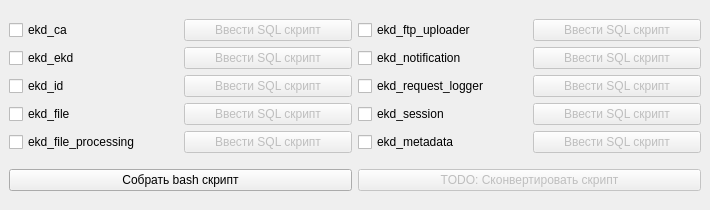
<?xml version="1.0" encoding="UTF-8"?>
<ui version="4.0">
 <class>MainWindow</class>
 <widget class="QMainWindow" name="MainWindow">
  <property name="geometry">
   <rect>
    <x>0</x>
    <y>0</y>
    <width>710</width>
    <height>210</height>
   </rect>
  </property>
  <property name="sizePolicy">
   <sizepolicy hsizetype="Fixed" vsizetype="Fixed">
    <horstretch>0</horstretch>
    <verstretch>0</verstretch>
   </sizepolicy>
  </property>
  <property name="minimumSize">
   <size>
    <width>710</width>
    <height>210</height>
   </size>
  </property>
  <property name="maximumSize">
   <size>
    <width>710</width>
    <height>210</height>
   </size>
  </property>
  <property name="windowTitle">
   <string>Script-creator</string>
  </property>
  <widget class="QWidget" name="centralwidget">
   <layout class="QVBoxLayout" name="verticalLayout_3">
    <item>
     <layout class="QHBoxLayout" name="horizontalLayout">
      <item>
       <layout class="QVBoxLayout" name="verticalLayout">
        <item>
         <layout class="QHBoxLayout" name="ekd_ca_layout">
          <item>
           <widget class="QCheckBox" name="checkBox_ca">
            <property name="text">
             <string>ekd_ca</string>
            </property>
           </widget>
          </item>
          <item>
           <widget class="QPushButton" name="scriptInputButton_ca">
            <property name="enabled">
             <bool>false</bool>
            </property>
            <property name="text">
             <string>Ввести SQL скрипт</string>
            </property>
           </widget>
          </item>
         </layout>
        </item>
        <item>
         <layout class="QHBoxLayout" name="ekd_ekd_layout">
          <item>
           <widget class="QCheckBox" name="checkBox_ekd">
            <property name="text">
             <string>ekd_ekd</string>
            </property>
           </widget>
          </item>
          <item>
           <widget class="QPushButton" name="scriptInputButton_ekd">
            <property name="enabled">
             <bool>false</bool>
            </property>
            <property name="text">
             <string>Ввести SQL скрипт</string>
            </property>
           </widget>
          </item>
         </layout>
        </item>
        <item>
         <layout class="QHBoxLayout" name="ekd_id_layout">
          <item>
           <widget class="QCheckBox" name="checkBox_id">
            <property name="text">
             <string>ekd_id</string>
            </property>
           </widget>
          </item>
          <item>
           <widget class="QPushButton" name="scriptInputButton_id">
            <property name="enabled">
             <bool>false</bool>
            </property>
            <property name="text">
             <string>Ввести SQL скрипт</string>
            </property>
           </widget>
          </item>
         </layout>
        </item>
        <item>
         <layout class="QHBoxLayout" name="ekd_file_layout">
          <item>
           <widget class="QCheckBox" name="checkBox_file">
            <property name="text">
             <string>ekd_file</string>
            </property>
           </widget>
          </item>
          <item>
           <widget class="QPushButton" name="scriptInputButton_file">
            <property name="enabled">
             <bool>false</bool>
            </property>
            <property name="text">
             <string>Ввести SQL скрипт</string>
            </property>
           </widget>
          </item>
         </layout>
        </item>
        <item>
         <layout class="QHBoxLayout" name="ekd_file_proc_layout">
          <item>
           <widget class="QCheckBox" name="checkBox_file_proc">
            <property name="text">
             <string>ekd_file_processing</string>
            </property>
           </widget>
          </item>
          <item>
           <widget class="QPushButton" name="scriptInputButton_file_proc">
            <property name="enabled">
             <bool>false</bool>
            </property>
            <property name="text">
             <string>Ввести SQL скрипт</string>
            </property>
           </widget>
          </item>
         </layout>
        </item>
       </layout>
      </item>
      <item>
       <layout class="QVBoxLayout" name="verticalLayout_2">
        <item>
         <layout class="QHBoxLayout" name="ekd_ftp_layout">
          <item>
           <widget class="QCheckBox" name="checkBox_ftp">
            <property name="text">
             <string>ekd_ftp_uploader</string>
            </property>
           </widget>
          </item>
          <item>
           <widget class="QPushButton" name="scriptInputButton_ftp">
            <property name="enabled">
             <bool>false</bool>
            </property>
            <property name="text">
             <string>Ввести SQL скрипт</string>
            </property>
           </widget>
          </item>
         </layout>
        </item>
        <item>
         <layout class="QHBoxLayout" name="ekd_notification_layout">
          <item>
           <widget class="QCheckBox" name="checkBox_notification">
            <property name="text">
             <string>ekd_notification</string>
            </property>
           </widget>
          </item>
          <item>
           <widget class="QPushButton" name="scriptInputButton_notification">
            <property name="enabled">
             <bool>false</bool>
            </property>
            <property name="text">
             <string>Ввести SQL скрипт</string>
            </property>
           </widget>
          </item>
         </layout>
        </item>
        <item>
         <layout class="QHBoxLayout" name="ekd_request_logger_layout">
          <item>
           <widget class="QCheckBox" name="checkBox_req">
            <property name="text">
             <string>ekd_request_logger</string>
            </property>
           </widget>
          </item>
          <item>
           <widget class="QPushButton" name="scriptInputButton_req">
            <property name="enabled">
             <bool>false</bool>
            </property>
            <property name="text">
             <string>Ввести SQL скрипт</string>
            </property>
           </widget>
          </item>
         </layout>
        </item>
        <item>
         <layout class="QHBoxLayout" name="ekd_session_layout">
          <item>
           <widget class="QCheckBox" name="checkBox_session">
            <property name="text">
             <string>ekd_session</string>
            </property>
           </widget>
          </item>
          <item>
           <widget class="QPushButton" name="scriptInputButton_session">
            <property name="enabled">
             <bool>false</bool>
            </property>
            <property name="text">
             <string>Ввести SQL скрипт</string>
            </property>
           </widget>
          </item>
         </layout>
        </item>
        <item>
         <layout class="QHBoxLayout" name="ekd_metadata_layout">
          <item>
           <widget class="QCheckBox" name="checkBox_metadata">
            <property name="text">
             <string>ekd_metadata</string>
            </property>
           </widget>
          </item>
          <item>
           <widget class="QPushButton" name="scriptInputButton_metadata">
            <property name="enabled">
             <bool>false</bool>
            </property>
            <property name="text">
             <string>Ввести SQL скрипт</string>
            </property>
           </widget>
          </item>
         </layout>
        </item>
       </layout>
      </item>
     </layout>
    </item>
    <item>
     <layout class="QHBoxLayout" name="horizontalLayout_2">
      <item>
       <widget class="QPushButton" name="createScriptButton">
        <property name="text">
         <string>Собрать bash скрипт</string>
        </property>
       </widget>
      </item>
      <item>
       <widget class="QPushButton" name="pushButton">
        <property name="enabled">
         <bool>false</bool>
        </property>
        <property name="text">
         <string>TODO: Сконвертировать скрипт</string>
        </property>
       </widget>
      </item>
     </layout>
    </item>
   </layout>
  </widget>
 </widget>
 <resources/>
 <connections/>
</ui>
